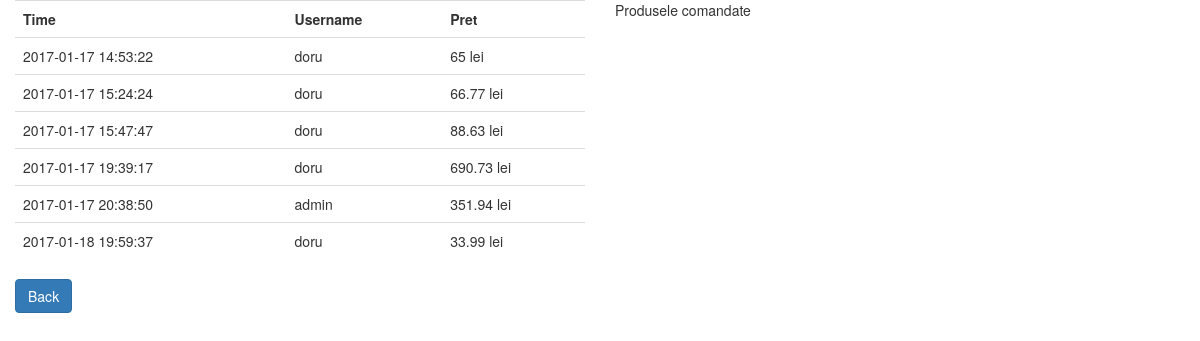
The page /TemaBD/query.php?id=1 (signed in) on the database its author committed.
### tables this page shows
CREATE TABLE `comenzi` (
  `id_comanda` int(7) NOT NULL,
  `id_user` int(11) DEFAULT NULL,
  `pret` float NOT NULL,
  `time` datetime NOT NULL
);

CREATE TABLE `users` (
  `id_user` int(7) NOT NULL,
  `username` varchar(15) NOT NULL,
  `password` varchar(50) NOT NULL,
  `email` varchar(50) NOT NULL,
  `admin` tinyint(1) NOT NULL
);

### TemaBD/utils/functions.php (called while the page is built, shortened)
<?php
function get_query_assoc($connection, $query) {
	$result = mysqli_query($connection,$query);
    return $result;
}
?>

### TemaBD/query.php (the view, shortened to what this page needs)
<?php
   require_once("utils/db_connection.php");
   require_once("utils/functions.php");
   if (isset($_GET["id"])) {
    if ($_GET["id"] === "1") {
        $query = "SELECT * FROM comenzi C JOIN users U ON C.id_user=U.id_user WHERE C.id_user= ANY";
        $query .= "(SELECT id_user FROM users WHERE admin=1);";
    }
   }
   $result = get_query_assoc($connection, $query);
?>
<!DOCTYPE html>
<html>
<head>
	<link rel="stylesheet" type="text/css" href="stylesheets/comenzi.css">
	<link rel="stylesheet" type="text/css" href="bootstrap/css/bootstrap.min.css">
</head>
<body>
    <div class="col-md-6">
    	<?php
       if (isset($_GET["id"]) && ($_GET["id"] === "1" || $_GET["id"] ==="2")) {
        $string = "<table class=\"table table-hover\">";
        $string .= "<tr><th>Time</th><th>Username</th><th>Pret</th></tr>";
        while($comanda = mysqli_fetch_assoc($result)) {
        	$string .= "<tr>";
   	        $string .= "<td>{$comanda["time"]}</td>";
            $string .= "<td>{$comanda["username"]}</td>";
   	        $string .= "<td>{$comanda["pret"]} lei</td>";
   	        $string .= "<div class=\"details\" time=\"{$comanda["time"]}\"> ";
            $query = "SELECT * FROM produse_vandute as PV JOIN produse as P ON PV.id_produs=P.id_produs JOIN comenzi as C ON C.id_comanda=PV.id_comanda WHERE C.id_user={$comanda["id_user"]} and C.TIME='{$comanda["time"]}';";
            $res = get_query_assoc($connection, $query);
            while($prod=mysqli_fetch_assoc($res)) {
            	$string .= "<div class=\"produs\">";
            	$string .= "<span class=\"name\">{$prod["name"]}</span>";
            	$string .= "<span class=\"pret\">{$prod["price"]} lei</span>";
            	$string .= "</div>";
            }
   	        $string .= "</div>";
   	        $string .= "</tr>";
          }
          $string .= "</table>";
          echo $string;
        }
    	?>
    <a class="btn btn-primary" href="index.php">Back</a>
    </div>
    <div class="col-md-6">
    	<div class="cont">
        <?php
        if (isset($_GET["id"]) && ($_GET["id"] === "1" || $_GET["id"] ==="2"))
          echo "<span>Produsele comandate</span><br>";
        ?>
    	</div>
    </div>
</body>
</html>

### TemaBD/stylesheets/comenzi.css (style rules this page uses)
html,body { height: 100%; width: 100%; margin: 0; padding: 0; }

### rows shown on the page
comenzi: time "2017-01-17 14:53:22", id_user.username "doru", pret "65"
comenzi: time "2017-01-17 15:24:24", id_user.username "doru", pret "66.77"
comenzi: time "2017-01-17 15:47:47", id_user.username "doru", pret "88.63"
comenzi: time "2017-01-17 19:39:17", id_user.username "doru", pret "690.73"
comenzi: time "2017-01-17 20:38:50", id_user.username "admin", pret "351.94"
comenzi: time "2017-01-18 19:59:37", id_user.username "doru", pret "33.99"
